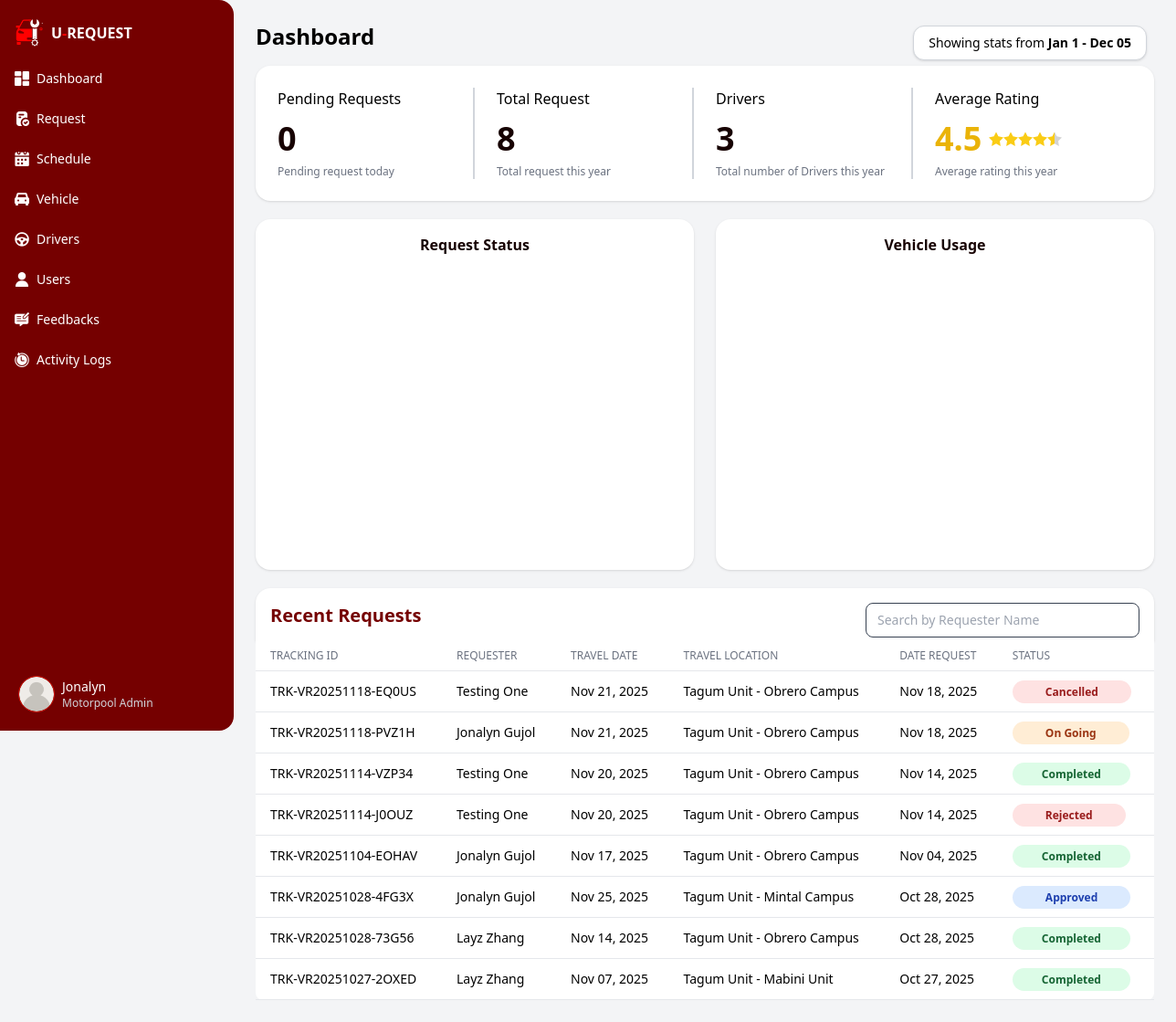
Page /app/modules/motorpool_admin/views/dashboard.php (signed in) on the committed database.
### tables this page shows
CREATE TABLE `vehicle_request` (
  `control_no` int(11) NOT NULL AUTO_INCREMENT,
  `req_id` int(10) unsigned DEFAULT NULL,
  `date_request` datetime DEFAULT NULL,
  `tracking_id` varchar(50) DEFAULT NULL,
  `trip_purpose` varchar(100) DEFAULT NULL,
  `travel_destination` varchar(255) DEFAULT NULL,
  `travel_date` date DEFAULT NULL,
  `return_date` date DEFAULT NULL,
  `departure_time` time DEFAULT NULL,
  `return_time` time DEFAULT NULL,
  PRIMARY KEY (`control_no`),
  KEY `fk_vehicle_request_requester` (`req_id`),
  KEY `idx_tracking_id` (`tracking_id`),
  CONSTRAINT `fk_vehicle_request_requester` FOREIGN KEY (`req_id`) REFERENCES `requester` (`req_id`) ON DELETE SET NULL ON UPDATE CASCADE
);

CREATE TABLE `vehicle_request_assignment` (
  `reqAssignment_id` int(10) unsigned NOT NULL AUTO_INCREMENT,
  `control_no` int(11) NOT NULL,
  `req_id` int(10) unsigned DEFAULT NULL,
  `vehicle_id` int(11) DEFAULT NULL,
  `driver_id` int(10) unsigned DEFAULT NULL,
  `req_status` varchar(25) NOT NULL,
  `approved_by` varchar(100) DEFAULT NULL,
  `reason` text DEFAULT NULL,
  PRIMARY KEY (`reqAssignment_id`),
  KEY `fk_vra_vehicle_request` (`control_no`),
  KEY `fk_vra_requester` (`req_id`),
  KEY `fk_vra_vehicle` (`vehicle_id`),
  KEY `fk_vra_driver` (`driver_id`),
  CONSTRAINT `fk_vra_driver` FOREIGN KEY (`driver_id`) REFERENCES `driver` (`driver_id`) ON DELETE CASCADE ON UPDATE CASCADE,
  CONSTRAINT `fk_vra_requester` FOREIGN KEY (`req_id`) REFERENCES `requester` (`req_id`) ON DELETE CASCADE ON UPDATE CASCADE,
  CONSTRAINT `fk_vra_vehicle` FOREIGN KEY (`vehicle_id`) REFERENCES `vehicle` (`vehicle_id`) ON DELETE CASCADE ON UPDATE CASCADE,
  CONSTRAINT `fk_vra_vehicle_request` FOREIGN KEY (`control_no`) REFERENCES `vehicle_request` (`control_no`) ON DELETE CASCADE ON UPDATE CASCADE
);

### app/modules/motorpool_admin/views/dashboard.php (the view, shortened to what the rows shown need)
<?php
require_once __DIR__ . '/../../../controllers/RequestController.php';
$con = new RequestController();
$data = $con->indexVehicle();
$requests = $data['requests'];
?>
<!DOCTYPE html>
<html lang="en">
<head>
  <link rel="stylesheet" href="<?php echo PUBLIC_URL; ?>/assets/css/output.css" />
</head>
<body class="bg-gray-100">
<main class="ml-16 md:ml-64 flex flex-col min-h-screen transition-all duration-300">
    <div class="p-6">
      <h1 class="text-2xl font-bold mb-4">Dashboard</h1>
      <div class="grid grid-cols-2 md:grid-cols-4 gap-6 mb-5 bg-white p-6 rounded-2xl shadow">
        <div class="border-r-2 border-gray-300">
          <h2 class="font-medium mb-3">Pending Requests</h2>
        </div>
        <div class="border-r-2 border-gray-300">
          <h2 class="font-medium mb-3">Total Request</h2>
        </div>
        <div class="border-r-2 border-gray-300">
          <h2 class="font-medium mb-3">Drivers</h2>
        </div>
        <div>
          <h2 class="font-medium mb-3">Average Rating</h2>
        </div>
      </div>
      <table class="min-w-full divide-y divide-gray-200 bg-white rounded-b-lg p-2">
        <thead class="bg-white sticky top-0">
            <tr>
              <th class="pl-4 py-2 text-left text-xs font-medium text-gray-500 uppercase">Tracking ID</th>
              <th class="px-4 py-2 text-left text-xs font-medium text-gray-500 uppercase">Requester</th>
              <th class="px-4 py-2 text-left text-xs font-medium text-gray-500 uppercase">Travel Date</th>
              <th class="px-4 py-2 text-left text-xs font-medium text-gray-500 uppercase">Travel Location</th>
              <th class="px-4 py-2 text-left text-xs font-medium text-gray-500 uppercase">Date Request</th>
              <th class="px-4 py-2 text-left text-xs font-medium text-gray-500 uppercase rounded-tr-lg">Status</th>
                </tr>
              </thead>
              <tbody id="requestsTable" class="text-sm">
                <?php if (!empty($requests)): ?>
                  <?php foreach ($requests as $row): ?>
                    <tr
                      class="border-b hover:bg-gray-100 cursor-pointer"
                      data-status="<?= htmlspecialchars($row['req_status']) ?>"
                      data-date="<?= htmlspecialchars(date('Y-m-d', strtotime($row['date_request']))) ?>"
                      @click="selectRow({
                        control_no: '<?= htmlspecialchars($row['control_no']) ?>',
                        tracking_id: '<?= htmlspecialchars($row['tracking_id']) ?>',
                        requester_name: '<?= htmlspecialchars($row['requester_name']) ?>',
                        travel_destination: '<?= htmlspecialchars($row['travel_destination']) ?>',
                        date_request: '<?= htmlspecialchars(date('M d, Y', strtotime($row['date_request']))) ?>',
                        travel_date: '<?= htmlspecialchars(date('M d, Y', strtotime($row['travel_date']))) ?>',
                        trip_purpose: '<?= htmlspecialchars($row['trip_purpose']) ?>',
                        req_status: '<?= htmlspecialchars($row['req_status']) ?>'
                      })"
                    >
                      <td class="px-4 py-3"><?= htmlspecialchars($row['tracking_id']) ?></td>
                      <td class="px-4 py-3"><?= htmlspecialchars($row['requester_name']) ?></td>
                      <td class="px-4 py-3"><?= htmlspecialchars(date('M d, Y', strtotime($row['travel_date']))) ?></td>
                      <td class="px-4 py-3"><?= htmlspecialchars($row['travel_destination']) ?></td>
                      <td class="px-4 py-3"><?= htmlspecialchars(date('M d, Y', strtotime($row['date_request']))) ?></td>
                      <td class="px-4 py-3">
                        <?php if ($row['req_status'] === 'Completed'): ?>
                            <span class="px-8 py-1 rounded-full text-xs font-semibold bg-green-100 text-green-800">
                                Completed
                            </span>
                        <?php elseif ($row['req_status'] === 'Approved'): ?>
                            <span class="px-9 py-1 rounded-full text-xs font-semibold bg-blue-100 text-blue-800">
                                Approved
                            </span>
                        <?php elseif ($row['req_status'] === 'On Going'): ?>
                            <span class="px-9 py-1 rounded-full text-xs font-semibold bg-orange-100 text-orange-800">
                                On Going
                            </span>
                        <?php elseif ($row['req_status'] === 'Cancelled' || $row['req_status'] === 'Rejected'): ?>
                            <span class="px-9 py-1 rounded-full text-xs font-semibold bg-red-100 text-red-800">
                                <?= htmlspecialchars($row['req_status']) ?>
                            </span>
                        <?php endif; ?>
                      </td>
                    </tr>
                  <?php endforeach; ?>
                <?php else: ?>
                  <tr><td colspan="6" class="text-center py-3 text-gray-400">No vehicle requests found</td></tr>
                <?php endif; ?>
          </tbody>
       </table>
    </div>
  </main>
</body>
</html>

### rows in the picture
vehicle_request: tracking "TRK-VR20251118-EQ0US", requester_name "Testing One", travel_date "Nov 21, 2025", travel_destination "Tagum Unit - Obrero Campus", date_request "Nov 18, 2025", vehicle_request_assignment.req_status "Cancelled"
vehicle_request: tracking "TRK-VR20251118-PVZ1H", requester_name "Jonalyn Gujol", travel_date "Nov 21, 2025", travel_destination "Tagum Unit - Obrero Campus", date_request "Nov 18, 2025", shows "On Going"
vehicle_request: tracking "TRK-VR20251114-VZP34", requester_name "Testing One", travel_date "Nov 20, 2025", travel_destination "Tagum Unit - Obrero Campus", date_request "Nov 14, 2025", shows "Completed"
vehicle_request: tracking "TRK-VR20251114-J0OUZ", requester_name "Testing One", travel_date "Nov 20, 2025", travel_destination "Tagum Unit - Obrero Campus", date_request "Nov 14, 2025", vehicle_request_assignment.req_status "Rejected"
vehicle_request: tracking "TRK-VR20251104-EOHAV", requester_name "Jonalyn Gujol", travel_date "Nov 17, 2025", travel_destination "Tagum Unit - Obrero Campus", date_request "Nov 04, 2025", shows "Completed"
vehicle_request: tracking "TRK-VR20251028-4FG3X", requester_name "Jonalyn Gujol", travel_date "Nov 25, 2025", travel_destination "Tagum Unit - Mintal Campus", date_request "Oct 28, 2025", shows "Approved"
vehicle_request: tracking "TRK-VR20251028-73G56", requester_name "Layz Zhang", travel_date "Nov 14, 2025", travel_destination "Tagum Unit - Obrero Campus", date_request "Oct 28, 2025", shows "Completed"
vehicle_request: tracking "TRK-VR20251027-2OXED", requester_name "Layz Zhang", travel_date "Nov 07, 2025", travel_destination "Tagum Unit - Mabini Unit", date_request "Oct 27, 2025", shows "Completed"

### other values in the picture
$_SESSION['full_name'] "Jonalyn"
$data['summary']['total_vrequests_p'] "0"
$data['summary']['total_vrequests'] "8"
$data['summary']['totalDrivers'] "3"
